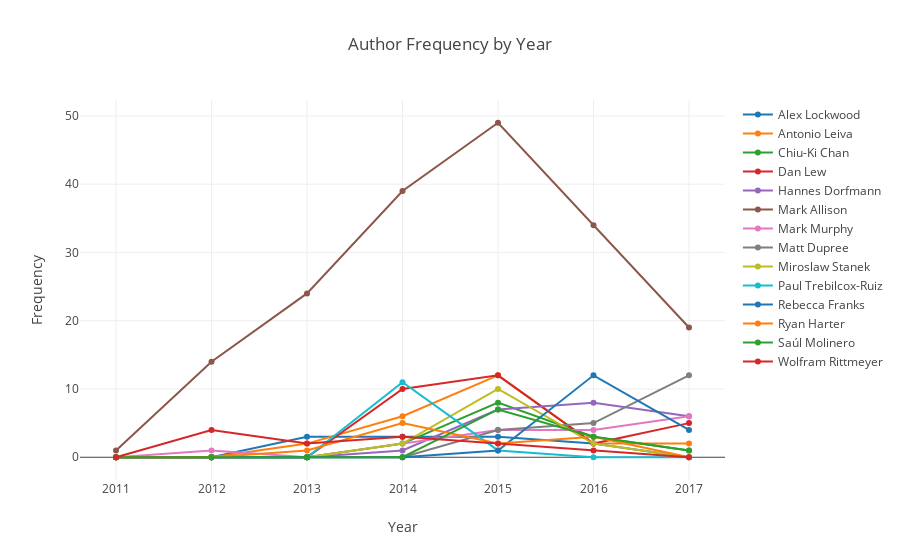

The notebook cell this image was saved under:
### Code cell
top_authors_by_year = authors_by_year.loc[:, authors_by_year.sum(0) >= 10]
plotly.offline.iplot({
    "data": [{
        'x': top_authors_by_year.index,
        'y': top_authors_by_year[col],
        'name': col
        }  for col in top_authors_by_year.columns],
    "layout": Layout(yaxis=dict(title='Frequency'), xaxis=dict(title='Year'),
        title='Author Frequency by Year')
    })

### Figure 1 — Plotly figure (JSON) as saved in the notebook; plotly's stock layout.template omitted (floating-point values rounded to 4 significant figures)
{"data": [{"name": "Alex Lockwood", "x": [2011, 2012, 2013, 2014, 2015, 2016, 2017], "y": [0, 0, 3, 3, 3, 2, 0]}, {"name": "Antonio Leiva", "x": [2011, 2012, 2013, 2014, 2015, 2016, 2017], "y": [0, 0, 2, 6, 12, 2, 2]}, {"name": "Chiu-Ki Chan", "x": [2011, 2012, 2013, 2014, 2015, 2016, 2017], "y": [0, 0, 0, 2, 8, 3, 1]}, {"name": "Dan Lew", "x": [2011, 2012, 2013, 2014, 2015, 2016, 2017], "y": [0, 0, 0, 10, 12, 2, 5]}, {"name": "Hannes Dorfmann", "x": [2011, 2012, 2013, 2014, 2015, 2016, 2017], "y": [0, 0, 0, 1, 7, 8, 6]}, {"name": "Mark Allison", "x": [2011, 2012, 2013, 2014, 2015, 2016, 2017], "y": [1, 14, 24, 39, 49, 34, 19]}, {"name": "Mark Murphy", "x": [2011, 2012, 2013, 2014, 2015, 2016, 2017], "y": [0, 1, 0, 2, 4, 4, 6]}, {"name": "Matt Dupree", "x": [2011, 2012, 2013, 2014, 2015, 2016, 2017], "y": [0, 0, 0, 0, 4, 5, 12]}, {"name": "Miroslaw Stanek", "x": [2011, 2012, 2013, 2014, 2015, 2016, 2017], "y": [0, 0, 0, 2, 10, 2, 0]}, {"name": "Paul Trebilcox-Ruiz", "x": [2011, 2012, 2013, 2014, 2015, 2016, 2017], "y": [0, 0, 0, 11, 1, 0, 0]}, {"name": "Rebecca Franks", "x": [2011, 2012, 2013, 2014, 2015, 2016, 2017], "y": [0, 0, 0, 0, 1, 12, 4]}, {"name": "Ryan Harter", "x": [2011, 2012, 2013, 2014, 2015, 2016, 2017], "y": [0, 0, 1, 5, 2, 3, 0]}, {"name": "Saúl Molinero", "x": [2011, 2012, 2013, 2014, 2015, 2016, 2017], "y": [0, 0, 0, 0, 7, 3, 1]}, {"name": "Wolfram Rittmeyer", "x": [2011, 2012, 2013, 2014, 2015, 2016, 2017], "y": [0, 4, 2, 3, 2, 1, 0]}], "layout": {"title": "Author Frequency by Year", "xaxis": {"title": "Year"}, "yaxis": {"title": "Frequency"}}}
